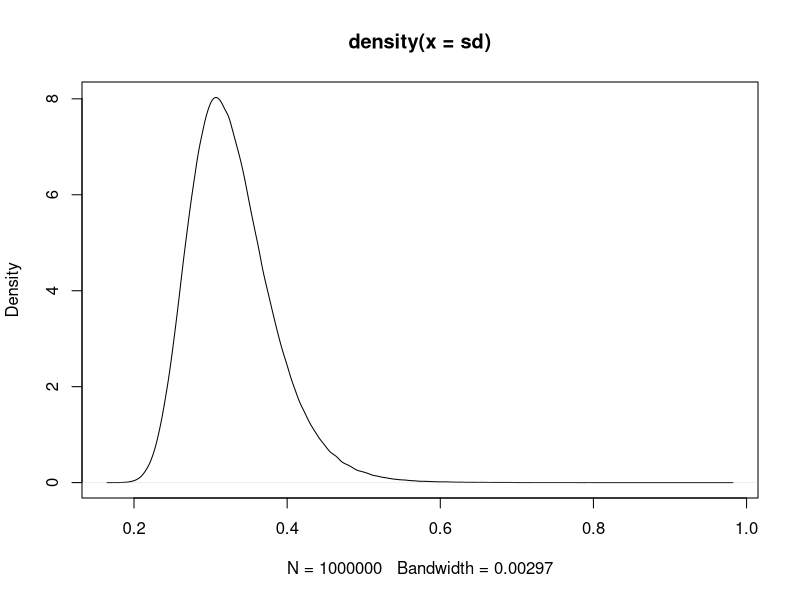
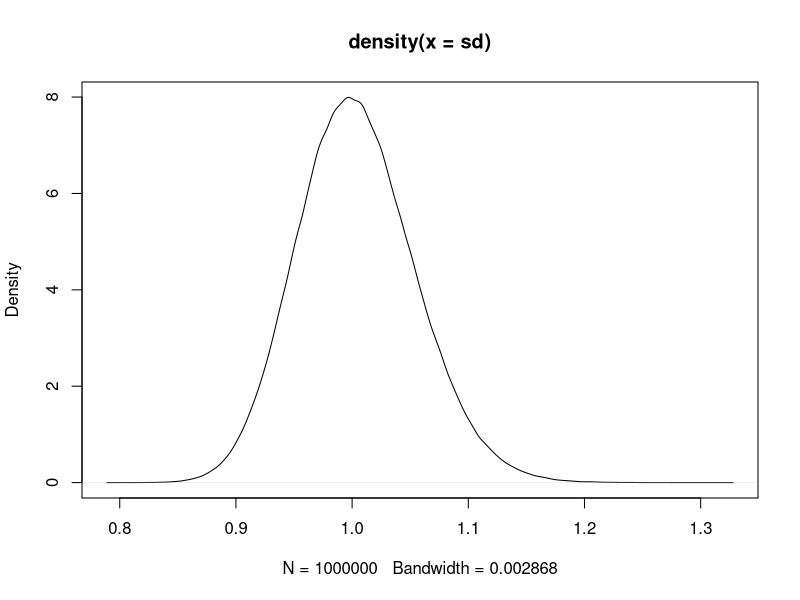
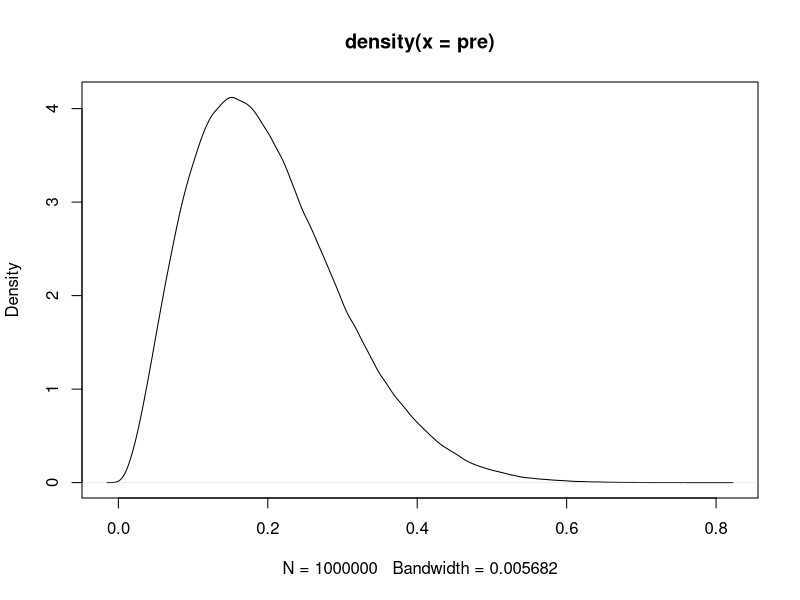
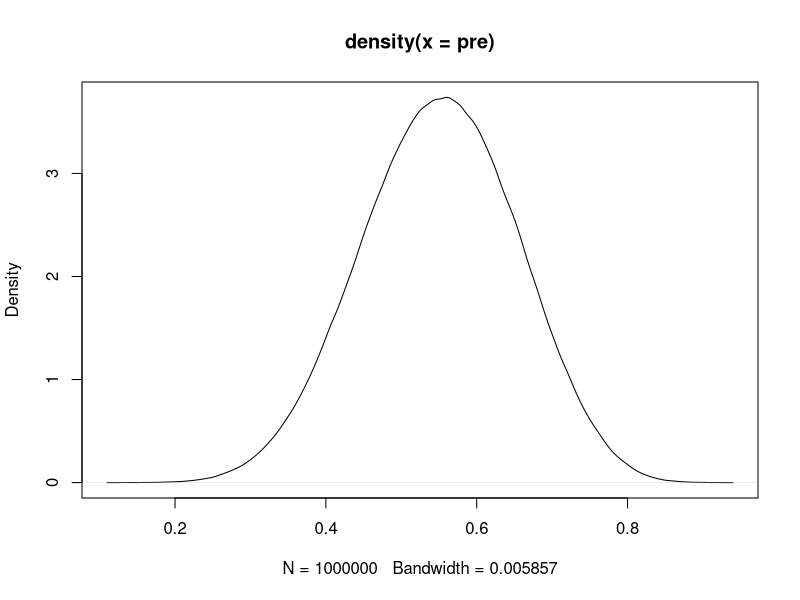
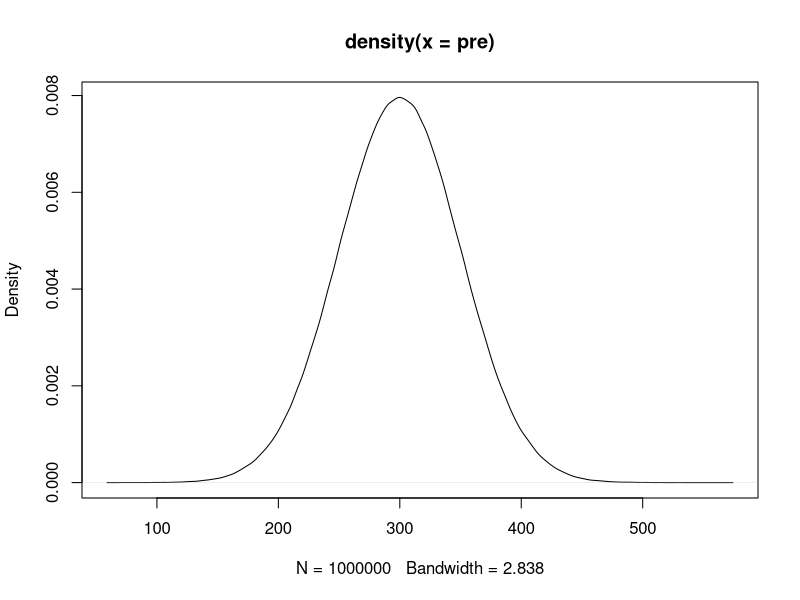

Reproduce these figures in R, in order.
## For gamma distribution
# plot function - precision instead of sd
pg = function(shp, rt){
  pre = rgamma(1e6, shp, rt)
  sd = sqrt(1/pre)
  plot(density(sd))
}
pg(10, 1)
mean = 1
var = .01
rt = mean / var
shp = mean * rt
pg(shp, rt)

## For beta distribution
pb = function(shp, rt){
  pre = rbeta(1e6, shp, rt)
  plot(density(pre))
}
mean = .2
var_max = mean * (1 - mean)
var = .01
shp = mean * (mean * (1 - mean) / var - 1)
rt = (1 - mean) * (mean * (1 - mean) / var - 1)
pb(3, 12) 
pb(0.55 * 10 / 0.45, 10)
## For normal distribution
pn = function(mean, sd){
  pre = rnorm(1e6, mean, sd)
  plot(density(pre))
}
pn(300, 50)
